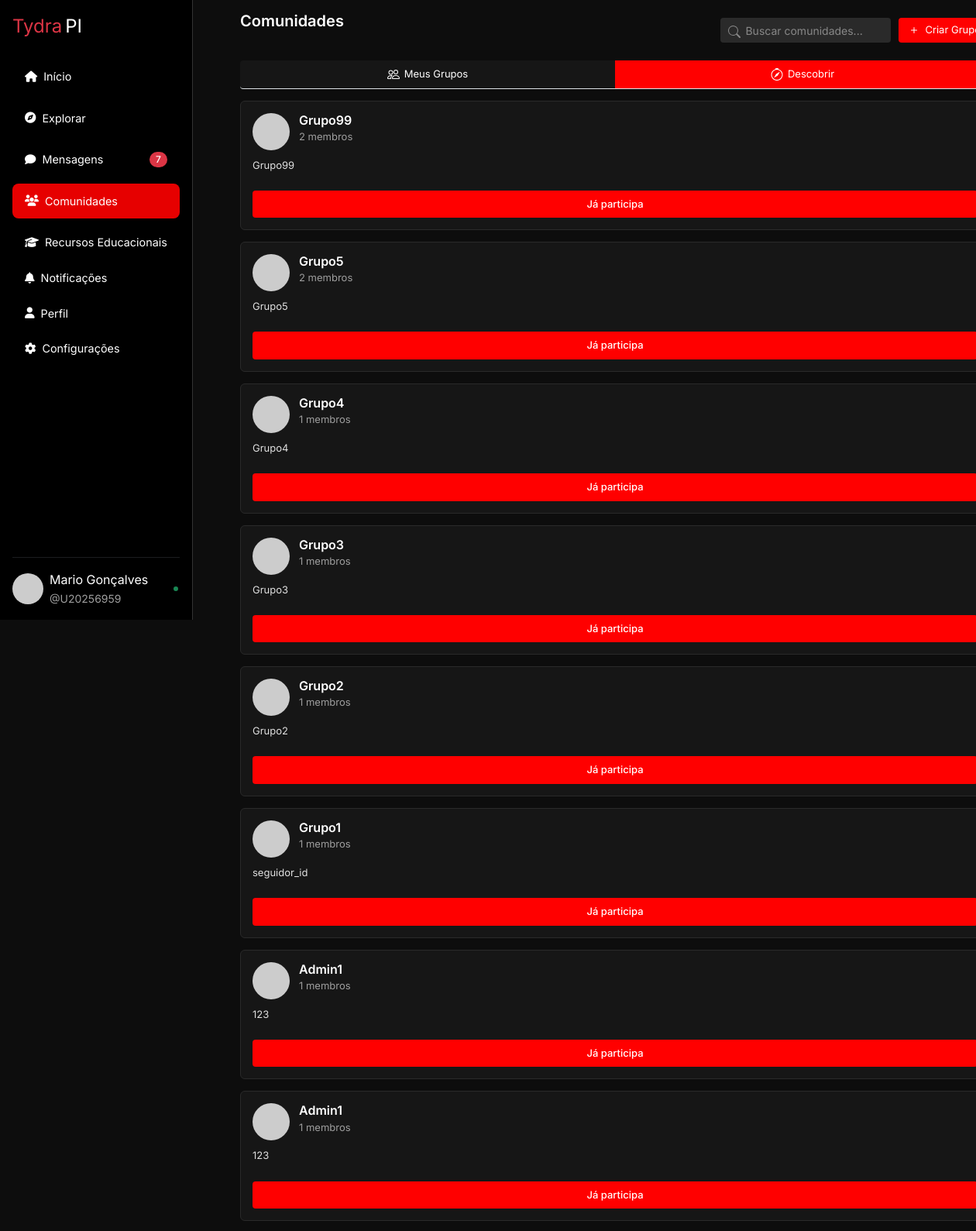
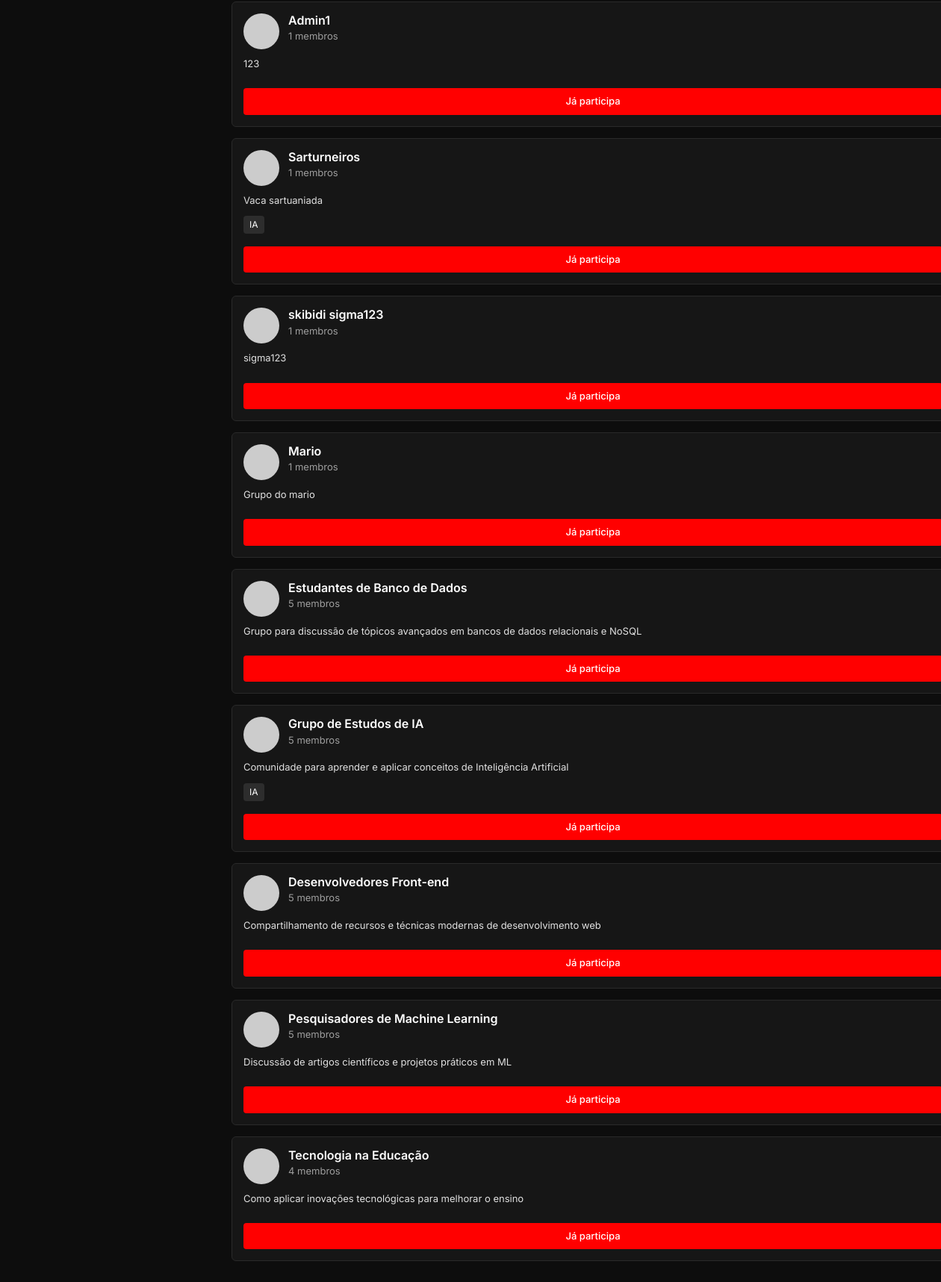
The page /comunidades.php (signed in) on the database its author committed (2 pictures, top to bottom).
### tables this page shows
CREATE TABLE `grupos` (
  `id` int(11) NOT NULL,
  `nome` varchar(255) NOT NULL,
  `descricao` text DEFAULT NULL,
  `criador_id` int(10) UNSIGNED NOT NULL,
  `data_criacao` datetime DEFAULT current_timestamp()
);

### functions/comunidades_functions.php (called while the page is built, shortened)
<?php
function buscarMeusGrupos($pdo, $usuarioId) {
    $sql = "SELECT g.*, u.nome AS criador_nome,
            (SELECT COUNT(*) FROM grupo_membros WHERE grupo_id = g.id) AS total_membros
            FROM grupos g
            JOIN grupo_membros gm ON g.id = gm.grupo_id
            JOIN usuario u ON g.criador_id = u.idusuario
            WHERE gm.usuario_id = :usuario_id
            ORDER BY g.data_criacao DESC";
    $stmt = $pdo->prepare($sql);
    $stmt->bindValue(':usuario_id', $usuarioId, PDO::PARAM_INT);
    $stmt->execute();
    return $stmt->fetchAll(PDO::FETCH_ASSOC);
}
function buscarTodosGrupos($pdo) {
    $sql = "SELECT g.*, u.nome AS criador_nome,
            (SELECT COUNT(*) FROM grupo_membros WHERE grupo_id = g.id) AS total_membros
            FROM grupos g
            JOIN usuario u ON g.criador_id = u.idusuario
            ORDER BY g.data_criacao DESC";
    $stmt = $pdo->prepare($sql);
    $stmt->execute();
    return $stmt->fetchAll(PDO::FETCH_ASSOC);
}
function estaNoGrupo($pdo, $grupoId, $usuarioId) {
    $sql = "SELECT COUNT(*)
            FROM grupo_membros
            WHERE grupo_id = :grupo_id AND usuario_id = :usuario_id";
    $stmt = $pdo->prepare($sql);
    $stmt->bindValue(':grupo_id', $grupoId, PDO::PARAM_INT);
    $stmt->bindValue(':usuario_id', $usuarioId, PDO::PARAM_INT);
    $stmt->execute();
    return $stmt->fetchColumn() > 0;
}

### comunidades.php (the view, shortened to what this page needs)
<?php
require 'includes/conexao.php';
$usuarioAtualId = isset($_SESSION['usuario_id']) ? $_SESSION['usuario_id'] : 0;
require 'functions/comunidades_functions.php';
$active_tab = isset($_GET['tab']) ? $_GET['tab'] : 'descobrir';
$meusGrupos = $usuarioAtualId ? buscarMeusGrupos($pdo, $usuarioAtualId) : [];
$todosGrupos = buscarTodosGrupos($pdo);
?>
<!DOCTYPE html>
<html lang="pt-BR">
<head>
    <link href="https://cdn.jsdelivr.net/npm/bootstrap-icons@1.10.5/font/bootstrap-icons.css" rel="stylesheet">
    <link href="https://cdn.jsdelivr.net/npm/bootstrap@5.3.0-alpha1/dist/css/bootstrap.min.css" rel="stylesheet">
    <?php include 'includes/header.php' ?>
</head>
<body>
    <?php include 'includes/sidebar.php'?>
    <div class="content-wrapper">
        <div class="communities-header">
            <h1 class="communities-title">Comunidades</h1>
            <div class="d-flex align-items-center">
                <div class="search-container search-container-comunition">
                    <input type="text" class="search-input" placeholder="Buscar comunidades...">
                    <span class="search-icon">
                        <svg xmlns="http://www.w3.org/2000/svg" width="16" height="16" fill="currentColor" viewBox="0 0 16 16">
                            <path d="M11.742 10.344a6.5 6.5 0 1 0-1.397 1.398h-.001c.03.04.062.078.098.115l3.85 3.85a1 1 0 0 0 1.415-1.414l-3.85-3.85a1.007 1.007 0 0 0-.115-.1zM12 6.5a5.5 5.5 0 1 1-11 0 5.5 5.5 0 0 1 11 0z"/>
                        </svg>
                    </span>
                </div>
                <button class="create-btn" data-bs-toggle="modal" data-bs-target="#createGroupModal">
                    <svg xmlns="http://www.w3.org/2000/svg" width="16" height="16" fill="currentColor" viewBox="0 0 16 16">
                        <path d="M8 4a.5.5 0 0 1 .5.5v3h3a.5.5 0 0 1 0 1h-3v3a.5.5 0 0 1-1 0v-3h-3a.5.5 0 0 1 0-1h3v-3A.5.5 0 0 1 8 4z"/>
                    </svg>
                    Criar Grupo
                </button>
            </div>
        </div>
        <div class="nav-tabs">
            <div class="nav-tab <?= $active_tab === 'meus_grupos' ? 'active' : '' ?>" data-tab="meus_grupos">
                Meus Grupos
            </div>
            <div class="nav-tab <?= $active_tab === 'descobrir' ? 'active' : '' ?>" data-tab="descobrir">
                Descobrir
            </div>
        </div>
        <div id="discover-content" style="<?= $active_tab === 'descobrir' ? 'display: block;' : 'display: none;' ?>">
            <?php foreach ($todosGrupos as $grupo): ?>
                <div class="group-card">
                    <div class="group-header">
                        <div class="group-avatar">
                            <?php
                            $hash = md5($grupo['nome']);
                            $color = substr($hash, 0, 6);
                            ?>
                            <img src="https://ui-avatars.com/api/?name=<?= urlencode($grupo['nome']) ?>&background=<?= $color ?>&color=fff&size=128" alt="<?= htmlspecialchars($grupo['nome']) ?>">
                        </div>
                        <div class="group-info">
                            <h3 class="group-title"><?= htmlspecialchars($grupo['nome']) ?></h3>
                            <div class="group-meta"><?= $grupo['total_membros'] ?> membros</div>
                        </div>
                    </div>
                    <p class="group-description">
                        <?= htmlspecialchars($grupo['descricao']) ?>
                    </p>
                    <div class="tag-container">
                        <?php
                        $tags = [];
                        if (stripos($grupo['descricao'], 'IA') !== false || stripos($grupo['descricao'], 'inteligência artificial') !== false) $tags[] = 'IA';
                        foreach ($tags as $tag): ?>
                            <span class="tag"><?= htmlspecialchars($tag) ?></span>
                        <?php endforeach; ?>
                    </div>
                    <?php if ($usuarioAtualId): ?>
                        <?php if (estaNoGrupo($pdo, $grupo['id'], $usuarioAtualId)): ?>
                            <button class="join-btn" disabled>Já participa</button>
                        <?php endif; ?>
                    <?php else: ?>
                        <button class="join-btn" disabled>Faça login para participar</button>
                    <?php endif; ?>
                </div>
            <?php endforeach; ?>
        </div>
    </div>
</body>
</html>

### rows shown on the page
grupos: nome "Grupo99", total_membros "2", descricao "Grupo99", shows "Já participa"
grupos: nome "Grupo5", total_membros "2", descricao "Grupo5", shows "Já participa"
grupos: nome "Grupo4", total_membros "1", descricao "Grupo4", shows "Já participa"
grupos: nome "Grupo3", total_membros "1", descricao "Grupo3", shows "Já participa"
grupos: nome "Grupo2", total_membros "1", descricao "Grupo2", shows "Já participa"
grupos: nome "Grupo1", total_membros "1", descricao "seguidor_id", shows "Já participa"
grupos: nome "Admin1", total_membros "1", descricao "123", shows "Já participa"
grupos: nome "Admin1", total_membros "1", descricao "123", shows "Já participa"
grupos: nome "Admin1", total_membros "1", descricao "123", shows "Já participa"
grupos: nome "Sarturneiros", total_membros "1", descricao "Vaca sartuaniada", tag "IA", shows "Já participa"
grupos: nome "skibidi sigma123", total_membros "1", descricao "sigma123", shows "Já participa"
grupos: nome "Mario", total_membros "1", descricao "Grupo do mario", shows "Já participa"
grupos: nome "Estudantes de Banco de Dados", total_membros "5", descricao "Grupo para discussão de tópicos avançados em bancos de dados relacionais e NoSQL", shows "Já participa"
grupos: nome "Grupo de Estudos de IA", total_membros "5", descricao "Comunidade para aprender e aplicar conceitos de Inteligência Artificial", tag "IA", shows "Já participa"
grupos: nome "Desenvolvedores Front-end", total_membros "5", descricao "Compartilhamento de recursos e técnicas modernas de desenvolvimento web", shows "Já participa"
grupos: nome "Pesquisadores de Machine Learning", total_membros "5", descricao "Discussão de artigos científicos e projetos práticos em ML", shows "Já participa"
grupos: nome "Tecnologia na Educação", total_membros "4", descricao "Como aplicar inovações tecnológicas para melhorar o ensino", shows "Já participa"

### other values the page prints
$menu['label'] "Recursos Educacionais"
$menu['label'] "Notificações"
$usuarioNome "Mario Gonçalves"
$usuarioMatricula "U20256959"
